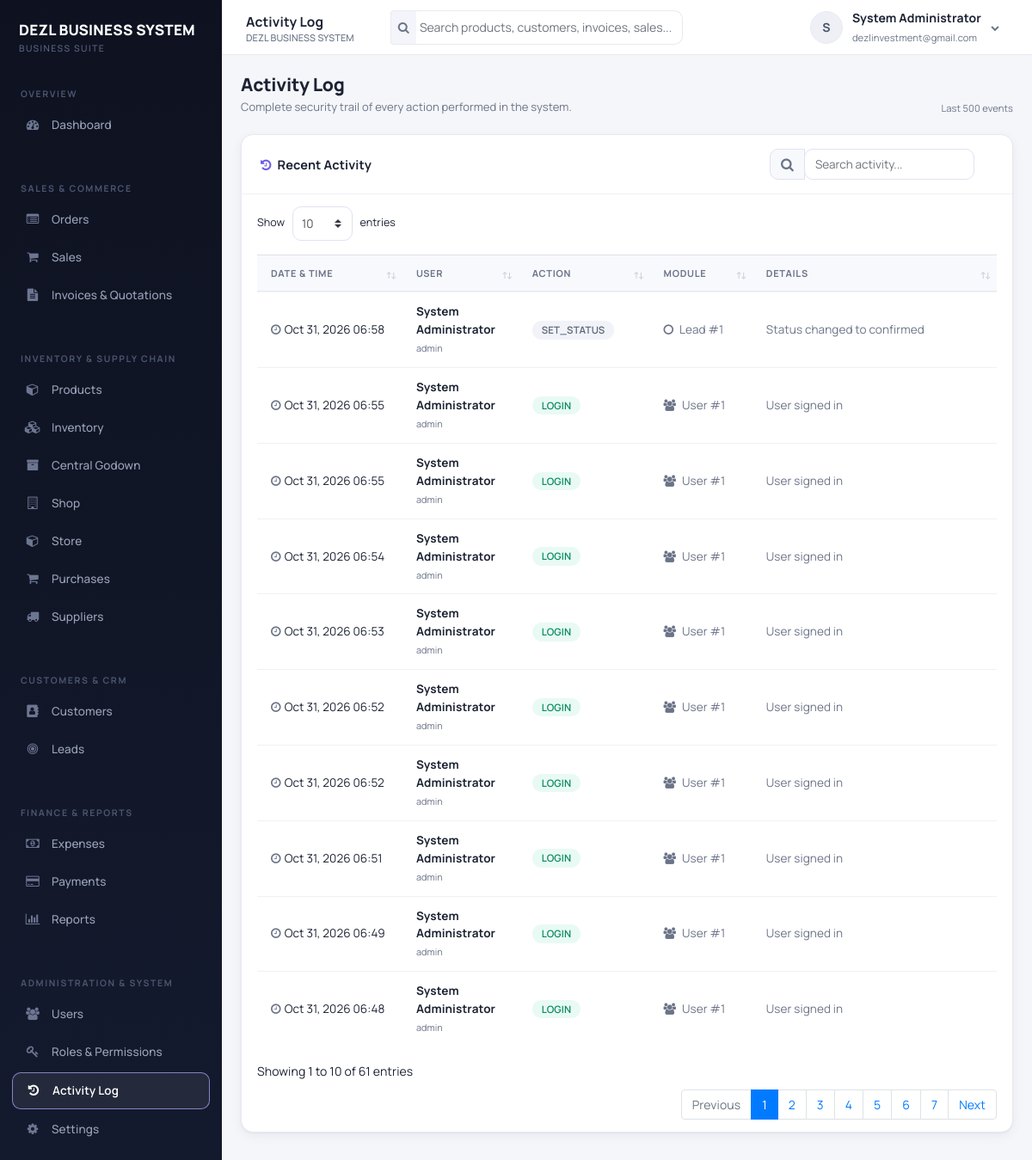
Screenshot of /audit-log.php (signed in) with the database file from the repository.
### tables this page shows
CREATE TABLE `users` (
  `user_id` int(10) UNSIGNED NOT NULL,
  `tenant_id` int(10) UNSIGNED NOT NULL,
  `username` varchar(100) NOT NULL,
  `email` varchar(191) NOT NULL,
  `password_hash` varchar(255) NOT NULL,
  `first_name` varchar(100) NOT NULL,
  `last_name` varchar(100) NOT NULL,
  `phone` varchar(50) DEFAULT NULL,
  `is_active` tinyint(1) NOT NULL DEFAULT 1,
  `last_login` datetime DEFAULT NULL,
  `created_at` timestamp NOT NULL DEFAULT current_timestamp()
);

CREATE TABLE `audit_logs` (
  `log_id` int(10) UNSIGNED NOT NULL,
  `tenant_id` int(10) UNSIGNED NOT NULL,
  `user_id` int(10) UNSIGNED DEFAULT NULL,
  `action` varchar(50) NOT NULL,
  `entity_type` varchar(50) DEFAULT NULL,
  `entity_id` int(10) UNSIGNED DEFAULT NULL,
  `details` text DEFAULT NULL,
  `created_at` timestamp NOT NULL DEFAULT current_timestamp()
);

### helpers.php (called while the page is built, shortened)
<?php
function e($value) {
    return htmlspecialchars((string)$value, ENT_QUOTES, 'UTF-8');
}
function fetch_all($sql, ...$params) {
    global $conn;
    $stmt = $conn->prepare($sql);
    if ($params) {
        $types = '';
        foreach ($params as $p) {
            $types .= is_int($p) ? 'i' : (is_float($p) ? 'd' : 's');
        }
        $stmt->bind_param($types, ...$params);
    }
    $stmt->execute();
    $rows = $stmt->get_result()->fetch_all(MYSQLI_ASSOC);
    return $rows;
}

### User.php (called while the page is built, shortened)
<?php
class User
{
    public $user_id;
    public $tenant_id;
    public $first_name;
    public $last_name;
    public static function getUserById($userId)
    {
        global $conn;
        $stmt = $conn->prepare("SELECT * FROM users WHERE user_id = ? LIMIT 1");
        $stmt->bind_param('i', $userId);
        $stmt->execute();
        $row = $stmt->get_result()->fetch_assoc();
        $user = new self();
        foreach ($row as $key => $value) {
            if (property_exists($user, $key)) $user->$key = $value;
        }
        $user->loadRoles();
        return $user;
    }
    private function loadRoles()
    {
        global $conn;
        $stmt = $conn->prepare(
            "SELECT r.role_id, r.name FROM user_roles ur
             JOIN roles r ON r.role_id = ur.role_id
             WHERE ur.user_id = ? AND ur.tenant_id = ?"
        );
        $stmt->bind_param('ii', $this->user_id, $this->tenant_id);
        $stmt->execute();
        $result = $stmt->get_result();
        while ($row = $result->fetch_assoc()) {
            $this->roles[] = $row['name'];
        }
    }
    public function fullName()
    {
        return trim($this->first_name . ' ' . $this->last_name);
    }
}

### auth_check.php (called while the page is built, shortened)
<?php
$current_user = User::getUserById($_SESSION['user_id']);

### audit-log.php (the view, shortened to what this page needs)
<?php
require_once 'header.php';
require_once 'auth_check.php';
$page_title = 'Activity Log';
$logs = fetch_all(
    "SELECT l.*, u.first_name, u.last_name, u.username
     FROM audit_logs l
     LEFT JOIN users u ON u.user_id = l.user_id
     WHERE l.tenant_id = ?
     ORDER BY l.log_id DESC
     LIMIT 500",
    $current_user->tenant_id
);
$badges = [
    'login'     => 'badge-success',
    'logout'    => 'badge-secondary',
    'create'    => 'badge-primary',
    'update'    => 'badge-info',
    'delete'    => 'badge-danger',
    'cancel'    => 'badge-warning',
    'approve'   => 'badge-info',
    'dispatch'  => 'badge-primary',
    'receive'   => 'badge-success',
    'resolve'   => 'badge-success',
    'configure' => 'badge-info',
];
$entity_icons = [
    'pos_order'  => 'fa-shopping-cart',
    'invoice'    => 'fa-file-text',
    'payment'    => 'fa-money',
    'product'    => 'fa-cube',
    'customer'   => 'fa-address-book',
    'supplier'   => 'fa-truck',
    'user'       => 'fa-users',
    'role'       => 'fa-key',
    'settings'   => 'fa-cog',
    'stock'      => 'fa-cubes',
    'warehouse'  => 'fa-building',
    'stock_transfer' => 'fa-exchange',
    'godown_receipt' => 'fa-archive',
];
?>
<?php require_once 'navbar.php'; ?>
<?php require_once 'sidebar.php'; ?>
<div class="page-head">
    <div>
        <h1 class="page-title">Activity Log</h1>
        <div class="page-sub">Complete security trail of every action performed in the system.</div>
    </div>
    <div class="text-muted small">Last 500 events</div>
</div>
<div class="card">
    <div class="card-header d-flex justify-content-between align-items-center">
        <h5 class="card-title"><i class="fa fa-history mr-1" style="color:var(--primary)"></i> Recent Activity</h5>
        <div class="input-group dt-search">
            <div class="input-group-prepend"><span class="input-group-text"><i class="fa fa-search"></i></span></div>
            <input type="text" class="form-control dt-search-input" data-scope="activity" placeholder="Search activity...">
        </div>
    </div>
    <div class="card-body p-0">
        <div class="table-responsive">
            <table class="table table-hover data-table mb-0">
                <thead>
                    <tr>
                        <th>Date &amp; Time</th>
                        <th>User</th>
                        <th>Action</th>
                        <th>Module</th>
                        <th>Details</th>
                    </tr>
                </thead>
                <tbody>
                    <?php foreach ($logs as $log): ?>
                    <tr>
                        <td class="text-nowrap"><i class="fa fa-clock-o mr-1 text-muted"></i><?php echo e(date('M d, Y H:i', strtotime($log['created_at']))); ?></td>
                        <td>
                            <?php if ($log['first_name']): ?>
                                <strong><?php echo e($log['first_name'] . ' ' . $log['last_name']); ?></strong><br>
                                <small class="text-muted"><?php echo e($log['username']); ?></small>
                            <?php else: ?>
                                <span class="text-muted">—</span>
                            <?php endif; ?>
                        </td>
                        <td><span class="badge <?php echo $badges[$log['action']] ?? 'badge-secondary'; ?>"><?php echo e(strtoupper($log['action'])); ?></span></td>
                        <td>
                            <span class="text-muted"><i class="fa <?php echo $entity_icons[$log['entity_type']] ?? 'fa-circle-o'; ?> mr-1"></i>
                            <?php echo e(str_replace('_', ' ', ucwords($log['entity_type'], '_'))); ?> #<?php echo (int)$log['entity_id']; ?></span>
                        </td>
                        <td class="text-muted"><?php echo e($log['details'] ?? ''); ?></td>
                    </tr>
                    <?php endforeach; ?>
                </tbody>
            </table>
        </div>
    </div>
</div>
<?php require_once 'footer.php'; ?>

### navbar.php (shortened to what this page needs)
<div class="app-main">
    <header class="topbar">
        <div class="topbar-title"><?php echo isset($page_title) ? e($page_title) : e(APP_NAME); ?><small><?php echo e(APP_NAME); ?></small></div>
        <div class="topbar-search hide-xs">
            <div class="search-wrap">
                <div class="input-group input-group-sm">
                    <div class="input-group-prepend"><span class="input-group-text"><i class="fa fa-search"></i></span></div>
                    <input type="text" id="globalSearch" class="form-control" placeholder="Search products, customers, invoices, sales..." autocomplete="off">
                </div>
            </div>
        </div>
        <div class="dropdown">
            <a href="#" class="user-menu" data-toggle="dropdown">
                <span class="avatar"><?php echo e(strtoupper(substr($current_user->first_name, 0, 1))); ?></span>
                <span class="hide-xs"><strong><?php echo e($current_user->fullName()); ?></strong><br><small class="text-muted"><?php echo e($current_user->email); ?></small></span>
                <i class="fa fa-chevron-down hide-xs" style="font-size:10px;color:var(--text-muted)"></i>
            </a>
        </div>
    </header>
    <main class="app-content">

### assets/css/style.css (style rules this page uses)
:root { --primary: #6c5ce7; --primary-dark: #5a48d9; --primary-deep: #4a3ac7; --primary-soft: #f0eeff; --success: #0fb981; --success-dark: #0da271; --success-soft: #e8faf3; --warning: #f5a623; --warning-soft: #fff7e8; --danger: #f0555a; --danger-soft: #feecec; --info: #2d9cdb; --info-soft: #e9f5fd; --purple: #9b59d0; --purple-soft: #f6ecfd; --cyan: #00b4d8; --cyan-soft: #e4f7fb; --text: #1c2333; --text-muted: #6b7488; --border: #e8eaf1; --border-soft: #f0f1f7; --bg: #f5f6fa; --card-bg: #ffffff; --sidebar-bg: #0e1220; --sidebar-bg-2: #141a2e; --sidebar-text: #9aa3b8; --sidebar-text-hover: #e7eaf2; --radius: 14px; --radius-sm: 10px; --shadow: 0 1px 2px rgba(20, 24, 46, .05), 0 4px 14px rgba(20, 24, 46, .05); --shadow-lg: 0 16px 40px rgba(20, 24, 46, .14); --shadow-primary: 0 8px 20px rgba(108, 92, 231, .35); }
* { box-sizing: border-box; }
html { scroll-behavior: smooth; }
body { font-family: 'Manrope', -apple-system, BlinkMacSystemFont, "Segoe UI", Roboto, Arial, sans-serif; background: var(--bg); color: var(--text); font-size: 14px; line-height: 1.55; letter-spacing: .1px; }
a { color: var(--primary); }
h1, h2, h3, h4, h5, h6, .widget-value { letter-spacing: -.2px; }
.app-main { margin-left: 258px; min-height: 100vh; display: flex; flex-direction: column; }
.topbar { background: rgba(255, 255, 255, .92); backdrop-filter: blur(8px); border-bottom: 1px solid var(--border); height: 64px; display: flex; align-items: center; padding: 0 28px; gap: 16px; position: fixed; top: 0; left: 258px; right: 0; z-index: 900; }
.topbar-title { font-size: 15.5px; font-weight: 700; }
.topbar-title small { display: block; font-size: 11px; font-weight: 500; color: var(--text-muted); line-height: 1.2; }
.user-menu { display: flex; align-items: center; gap: 11px; padding: 6px 10px; border-radius: 12px; cursor: pointer; text-decoration: none; color: var(--text); transition: background .15s ease; }
.avatar { width: 38px; height: 38px; border-radius: 50%; background: #eef0f6; color: #4a5468; border: 1px solid var(--border); display: flex; align-items: center; justify-content: center; font-weight: 700; font-size: 14px; flex-shrink: 0; }
.app-content { padding: 28px; margin-top: 64px; flex: 1; }
.page-head { display: flex; align-items: flex-end; justify-content: space-between; margin-bottom: 22px; flex-wrap: wrap; gap: 12px; }
.page-title { font-size: 21px; font-weight: 800; margin: 0; }
.page-sub { color: var(--text-muted); font-size: 13px; margin-top: 3px; }
.card { background: var(--card-bg); border: 1px solid var(--border); border-radius: var(--radius); box-shadow: var(--shadow); margin-bottom: 22px; }
.card-header { background: transparent; border-bottom: 1px solid var(--border-soft); padding: 16px 22px; }
.card-title { font-size: 14.5px; font-weight: 700; margin: 0; letter-spacing: .1px; }
.card-body { padding: 22px; }
.table { margin-bottom: 0; }
.table thead th { background: #f8f9fd; color: var(--text-muted); font-size: 11px; font-weight: 700; text-transform: uppercase; letter-spacing: .7px; border-bottom: 1px solid var(--border); padding: 12px 16px; white-space: nowrap; }
.table tbody td { padding: 12px 16px; border-color: var(--border-soft); vertical-align: middle; font-size: 13.5px; }
.table-hover tbody tr { transition: background .1s ease; }
.form-control { border-radius: 10px; border-color: #dfe3ee; font-size: 13.5px; padding: 9px 13px; height: auto; min-height: 40px; font-family: inherit; }
.input-group-text { border-radius: 10px 0 0 10px; background: #f8f9fd; border-color: #dfe3ee; color: var(--text-muted); }
.input-group .form-control:not(:first-child) { border-radius: 0 10px 10px 0; }
.badge { padding: 5px 11px; border-radius: 20px; font-weight: 600; font-size: 11.5px; letter-spacing: .2px; }
.badge-success { background: var(--success-soft); color: #0a8a62; }
.badge-secondary { background: #f1f3f9; color: #5b6477; }
.text-muted { color: var(--text-muted) !important; }
.search-wrap { position: relative; }
.topbar-search { margin-left: 26px; width: 340px; }
.topbar-search .input-group-text { background: #f4f5fa; border-color: var(--border); border-radius: 10px 0 0 10px; color: var(--text-muted); }
.topbar-search .form-control { border-color: var(--border); border-left: none; border-radius: 0 10px 10px 0; padding-left: 4px; }
.dt-search { width: 260px; }
.dt-search .form-control { min-height: 36px; padding: 6px 12px; }
@media (max-width: 1200px) { .app-content { padding: 22px; } }

### rows the page displays
users: first_name "S", $current_user->fullName() "System Administrator", email "dezlinvestment@gmail.com"
audit_logs: created_at "Oct 31, 2026 06:58", user.last_name "System Administrator", user.username "admin", action "SET_STATUS", entity_type "Lead", entity "1", details "Status changed to confirmed"
audit_logs: created_at "Oct 31, 2026 06:55", user.last_name "System Administrator", user.username "admin", action "LOGIN", entity_type "User", entity "1", details "User signed in"
audit_logs: created_at "Oct 31, 2026 06:55", user.last_name "System Administrator", user.username "admin", action "LOGIN", entity_type "User", entity "1", details "User signed in"
audit_logs: created_at "Oct 31, 2026 06:54", user.last_name "System Administrator", user.username "admin", action "LOGIN", entity_type "User", entity "1", details "User signed in"
audit_logs: created_at "Oct 31, 2026 06:53", user.last_name "System Administrator", user.username "admin", action "LOGIN", entity_type "User", entity "1", details "User signed in"
audit_logs: created_at "Oct 31, 2026 06:52", user.last_name "System Administrator", user.username "admin", action "LOGIN", entity_type "User", entity "1", details "User signed in"
audit_logs: created_at "Oct 31, 2026 06:52", user.last_name "System Administrator", user.username "admin", action "LOGIN", entity_type "User", entity "1", details "User signed in"
audit_logs: created_at "Oct 31, 2026 06:51", user.last_name "System Administrator", user.username "admin", action "LOGIN", entity_type "User", entity "1", details "User signed in"
audit_logs: created_at "Oct 31, 2026 06:49", user.last_name "System Administrator", user.username "admin", action "LOGIN", entity_type "User", entity "1", details "User signed in"
audit_logs: created_at "Oct 31, 2026 06:48", user.last_name "System Administrator", user.username "admin", action "LOGIN", entity_type "User", entity "1", details "User signed in"

### other values shown
$page_title "Activity Log"
APP_NAME "DEZL BUSINESS SYSTEM"
